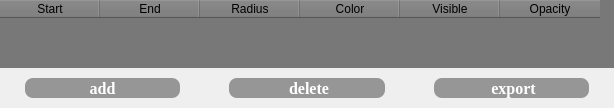
             <widget class="QWidget" name="implant_w">
              <property name="styleSheet">
               <string notr="true">background-color: rgb(120, 120, 120);\nborder:none;</string>
              </property>
              <attribute name="title">
               <string>Implant</string>
              </attribute>
              <layout class="QVBoxLayout" name="verticalLayout_11" stretch="6,1">
               <property name="spacing">
                <number>0</number>
               </property>
               <property name="leftMargin">
                <number>0</number>
               </property>
               <property name="topMargin">
                <number>0</number>
               </property>
               <property name="rightMargin">
                <number>0</number>
               </property>
               <property name="bottomMargin">
                <number>0</number>
               </property>
               <item>
                <widget class="QTableWidget" name="implant_tw">
                 <property name="styleSheet">
                  <string notr="true">border:none;
color: rgb(0, 0, 0);
background-color: rgb(120, 120, 120);</string>
                 </property>
                 <property name="sizeAdjustPolicy">
                  <enum>QAbstractScrollArea::AdjustToContents</enum>
                 </property>
                 <property name="selectionMode">
                  <enum>QAbstractItemView::ExtendedSelection</enum>
                 </property>
                 <property name="textElideMode">
                  <enum>Qt::ElideMiddle</enum>
                 </property>
                 <attribute name="verticalHeaderVisible">
                  <bool>false</bool>
                 </attribute>
                 <column>
                  <property name="text">
                   <string>Start</string>
                  </property>
                 </column>
                 <column>
                  <property name="text">
                   <string>End</string>
                  </property>
                 </column>
                 <column>
                  <property name="text">
                   <string>Radius</string>
                  </property>
                 </column>
                 <column>
                  <property name="text">
                   <string>Color</string>
                  </property>
                 </column>
                 <column>
                  <property name="text">
                   <string>Visible</string>
                  </property>
                 </column>
                 <column>
                  <property name="text">
                   <string>Opacity</string>
                  </property>
                 </column>
                </widget>
               </item>
               <item>
                <layout class="QHBoxLayout" name="horizontalLayout_10" stretch="4,1,4,1,4">
                 <property name="spacing">
                  <number>10</number>
                 </property>
                 <property name="leftMargin">
                  <number>25</number>
                 </property>
                 <property name="topMargin">
                  <number>10</number>
                 </property>
                 <property name="rightMargin">
                  <number>25</number>
                 </property>
                 <property name="bottomMargin">
                  <number>10</number>
                 </property>
                 <item>
                  <widget class="QPushButton" name="addImplant_btn">
                   <property name="sizePolicy">
                    <sizepolicy hsizetype="Expanding" vsizetype="Expanding">
                     <horstretch>0</horstretch>
                     <verstretch>0</verstretch>
                    </sizepolicy>
                   </property>
                   <property name="font">
                    <font>
                     <family>Times New Roman</family>
                     <pointsize>12</pointsize>
                     <bold>true</bold>
                    </font>
                   </property>
                   <property name="styleSheet">
                    <string notr="true">color: rgb(255, 255, 255);
background-color: rgb(150, 150, 150);
border-radius: 8px;</string>
                   </property>
                   <property name="text">
                    <string>  add  </string>
                   </property>
                   <property name="icon">
                    <iconset>
                     <normaloff>resource/加.png</normaloff>resource/加.png</iconset>
                   </property>
                  </widget>
                 </item>
                 <item>
                  <spacer name="horizontalSpacer_9">
                   <property name="orientation">
                    <enum>Qt::Horizontal</enum>
                   </property>
                   <property name="sizeHint" stdset="0">
                    <size>
                     <width>40</width>
                     <height>20</height>
                    </size>
                   </property>
                  </spacer>
                 </item>
                 <item>
                  <widget class="QPushButton" name="deleteImplant_btn">
                   <property name="sizePolicy">
                    <sizepolicy hsizetype="Expanding" vsizetype="Expanding">
                     <horstretch>0</horstretch>
                     <verstretch>0</verstretch>
                    </sizepolicy>
                   </property>
                   <property name="font">
                    <font>
                     <family>Times New Roman</family>
                     <pointsize>12</pointsize>
                     <bold>true</bold>
                    </font>
                   </property>
                   <property name="styleSheet">
                    <string notr="true">color: rgb(255, 255, 255);
background-color: rgb(150, 150, 150);
border-radius: 8px;</string>
                   </property>
                   <property name="text">
                    <string> delete</string>
                   </property>
                   <property name="icon">
                    <iconset>
                     <normaloff>resource/删除_填充.png</normaloff>resource/删除_填充.png</iconset>
                   </property>
                  </widget>
                 </item>
                 <item>
                  <spacer name="horizontalSpacer_21">
                   <property name="orientation">
                    <enum>Qt::Horizontal</enum>
                   </property>
                   <property name="sizeHint" stdset="0">
                    <size>
                     <width>40</width>
                     <height>20</height>
                    </size>
                   </property>
                  </spacer>
                 </item>
                 <item>
                  <widget class="QPushButton" name="exportImplant_btn">
                   <property name="sizePolicy">
                    <sizepolicy hsizetype="Expanding" vsizetype="Expanding">
                     <horstretch>0</horstretch>
                     <verstretch>0</verstretch>
                    </sizepolicy>
                   </property>
                   <property name="font">
                    <font>
                     <family>Times New Roman</family>
                     <pointsize>12</pointsize>
                     <bold>true</bold>
                    </font>
                   </property>
                   <property name="styleSheet">
                    <string notr="true">color: rgb(255, 255, 255);
background-color: rgb(150, 150, 150);
border-radius: 8px;</string>
                   </property>
                   <property name="text">
                    <string> export</string>
                   </property>
                   <property name="icon">
                    <iconset>
                     <normaloff>resource/导出.png</normaloff>resource/导出.png</iconset>
                   </property>
                  </widget>
                 </item>
                </layout>
               </item>
              </layout>
             </widget>
